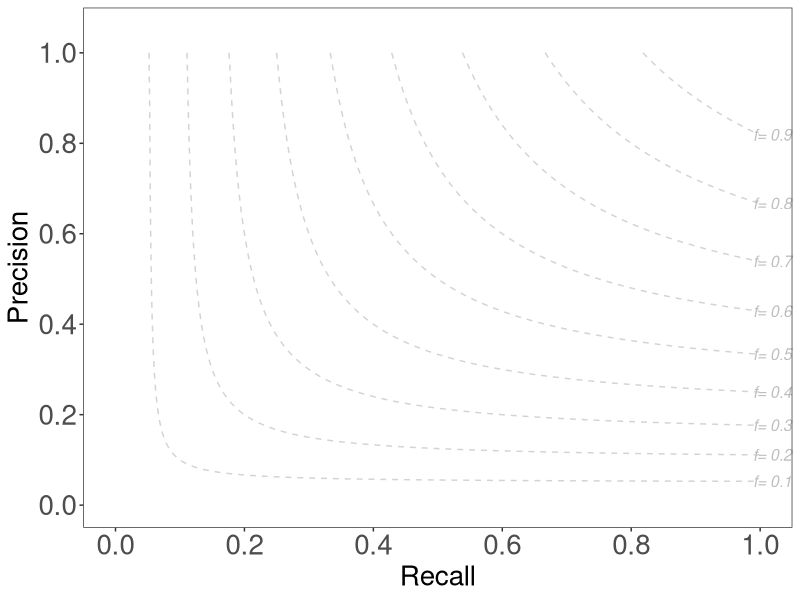

R code for this plot: (Note: this script raises an error after producing the figure.)
#!/usr/bin/env Rscript

################################################
## REQUIREMENTS                               ##
################################################


## Plot summary statistics for truvariv3.0.0 summary.txt file


################################################
## LOAD LIBRARY                               ##
################################################

library(yaml)
library(data.table)
library(ggplot2)
library(scales)
library(dplyr)
library(cowplot)

################################################
## PARSE COMMAND-LINE PARAMETERS              ##
################################################

args = commandArgs(trailingOnly=TRUE)
if (length(args) < 2) {
  stop("Please input the meta.id and the truvari_summary channel", call.=FALSE)
}
# default output file
workflowname <- args[1]
path         <- args[2]

################################################
## CREATE BACKGROUND PLOTTING FUNCTION        ##
################################################

plotF1 <- function(min = 0.1,
                   max = 0.9,
                   diff = 0.1) {
  p1 <- seq(.001, .999, .001)
  f1 <- seq(min, max, diff)
  
  result_x <- c()
  result_y <- c()
  result_label <- c()
  
  zahler <- 0
  label <- as.numeric(min)
  
  calcf1 <- function(x, y) {
    return((x * y) / ((2 * y) - x))
  }
  
  for (f1tmp in f1) {
    for (x in p1) {
      y <- calcf1(f1tmp, x)
      
      if (0 < y && y <= 1.5) {
        zahler <- zahler + 1
        if (y > 1) {
          y <- 1
          
        }
        result_x[zahler] <- x
        result_y[zahler] <- y
        result_label[zahler] <- label
      }
      
    }
    
    label <- as.numeric(label) + as.numeric(diff)
    
  }
  
  df <-
    data.frame(
      x = result_x,
      y = result_y,
      group = result_label,
      stringsAsFactors = FALSE
    )
  
  maxval <- rep(TRUE, nrow(df))
  
  for (d in 2:nrow(df)) {
    if (df$y[d] == df$y[d - 1]) {
      maxval[d - 1] <- FALSE
    }
  }
  
  
  return(df[maxval,])
}

F1df <- plotF1()

################################################
## READ SUMMARY YAML                          ##
################################################

annoF1 <- F1df %>% group_by(group) %>% top_n(1, x)

backgroundF1 <- ggplot() +
  geom_line(
    data = F1df,
    aes(x = x, y = y, group = group),
    linetype = 'dashed',
    color = 'lightgray'
  ) +
  scale_x_continuous(
    limits = c(-0.05, 1.05),
    expand = c(0, 0),
    breaks = seq(0, 1, 0.2)
  ) +
  scale_y_continuous(
    expand = c(0, 0),
    breaks = seq(0, 1, 0.2),
    limits = c(-0.05, 1.1)
  ) +
  theme_bw() +
  xlab('Recall') +
  ylab('Precision') +
  theme(panel.grid.major = element_blank(),
        panel.grid.minor = element_blank()) +
  geom_text(
    data = annoF1,
    aes(
      x = x + 0.02,
      y = y,
      label = paste('f=', as.numeric(group)),
      fontface = 'italic'
    ),
    color = "grey",
    size = 4
  ) +
  theme(axis.text=element_text(size=20),
        axis.title=element_text(size=20),
        plot.title = element_text(size=30,hjust = 0.5)
        )

################################################
## READ SUMMARY YAML                          ##
################################################

dat <- suppressWarnings(read_yaml(file = 'W:/users/ahhakkc1/projects/SV_Benchmark/WGGC/results_GHGA/results/summary.txt'))

################################################
## PLOT PR                                    ##
################################################

all<-backgroundF1 + geom_point(data=as.data.frame(dat), aes(x=as.numeric(recall), y=as.numeric(precision)), alpha=30, cex=3) +
  theme() +
  guides(colour = guide_legend(ncol = 1)) +
  ggtitle( workflowname ,)
  
svg(paste("SummaryPlot_", workflowname, ".svg", sep=""),height=10, width=10)
all
dev.off()

################################################
## MAKE CSV                                   ##
################################################

write.csv(x = as.data.frame(dat),file = paste("SummaryPlot_",workflowname,".csv",sep=""))
          